Frame 1 (no input): blank canvas, image omitted
Frame 60 (no input): blank canvas, image omitted
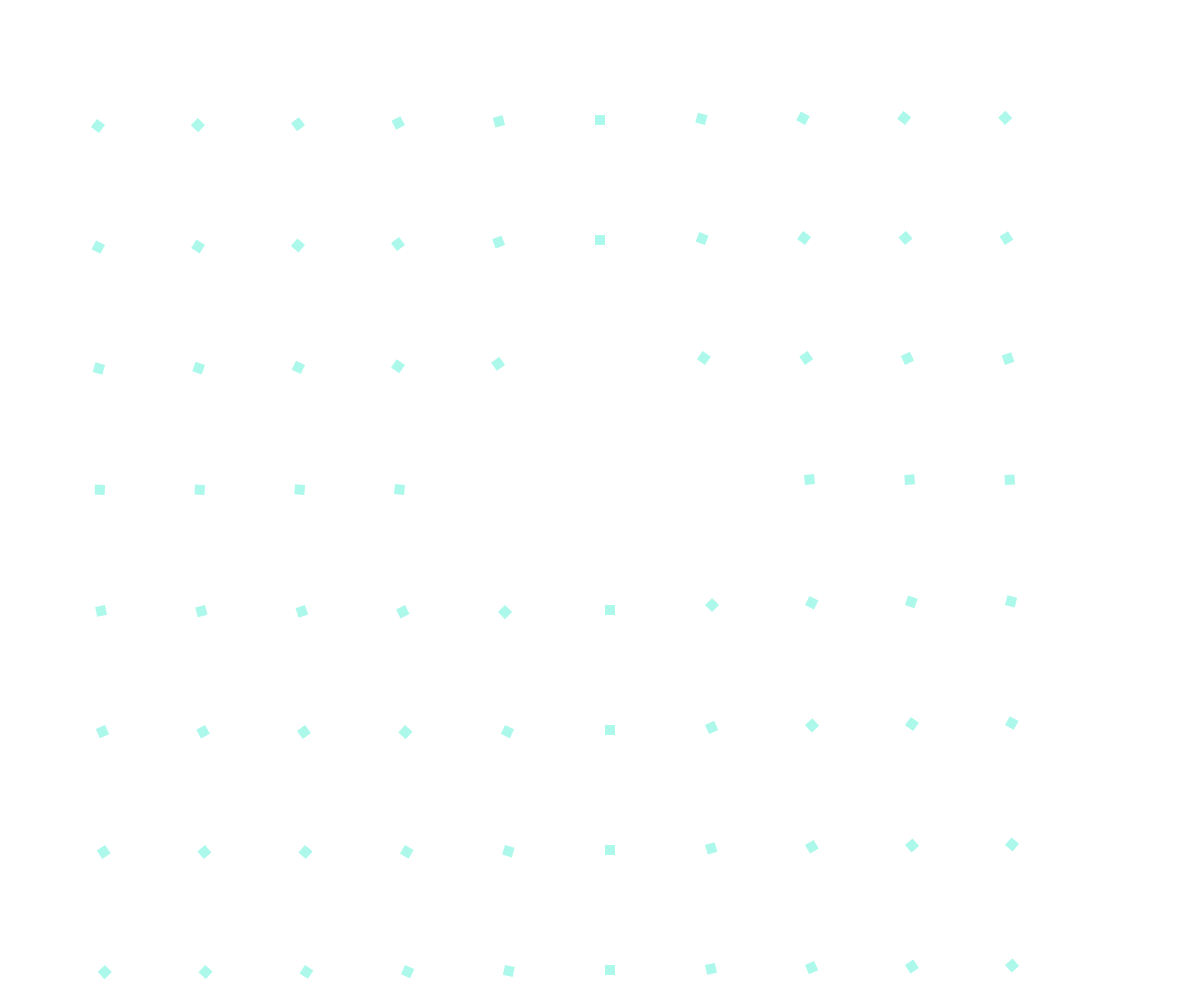
Frame 120 (the mouse pressed at the canvas centre since frame 60)

The p5.js sketch whose frames 1 and 60 were blank and that drew this single picture after the mouse press (run headless with seeded random() and noise() and a simulated clock; from frame 60 on, the mouse is pressed at the canvas centre):

// p5.js sketch
// ── sketch.js
var canvas;
var rows = 10;
var columns = 10;
var shapes = [];
var debug = true;

function setup(){
    canvas = createCanvas(window.innerWidth,window.innerHeight);
    background(200);
    canvas.position('absolute', '0');
    canvas.style('z-index', '-1');
    
    for(var i=1;i <= rows;i++){
        var x = i * (height/rows);
        for (var j = 1; j < columns; j++) {
            var y = j * (width/columns);
            shapes.push(new Shape(x,y, 10));
        }
    }
    console.log({shapes});
}

function draw(){
    background(255);

    for (var i = 0; i < shapes.length; i++) {
        shapes[i].display();
    }
    fill(255);
    noStroke();
    ellipse(mouseX,mouseY-25,250,250);
}

function Shape(_x, _y, _r){
    this.position = createVector(_x,_y);
    this.r = _r;
    
    push();
    translate(this.position.x + this.r/2, this.position.y + this.r/2);
    pop();

    this.display = function(){
        fill(172, 248, 235);
        
        
        //calculate theta based off mouse position
        var targetVector = p5.Vector.sub(createVector(mouseX,mouseY), this.position);
        //targetVector.setMag(0.4);
        var theta = targetVector.heading() + PI/2;
        // console.log(theta);
        
        if(debug){
            //push into its own coordinate space
            push();
            translate(this.position.x + this.r/2, this.position.y + this.r/2);
            rotate(theta);
            rect(0, 0, this.r, this.r);
            pop();
            //leave own coordinate space
        } else{
            rect(this.position.x, this.position.y, this.r, this.r);
        }
    }
}

function mouseClicked(){
    debug = !debug;
}
